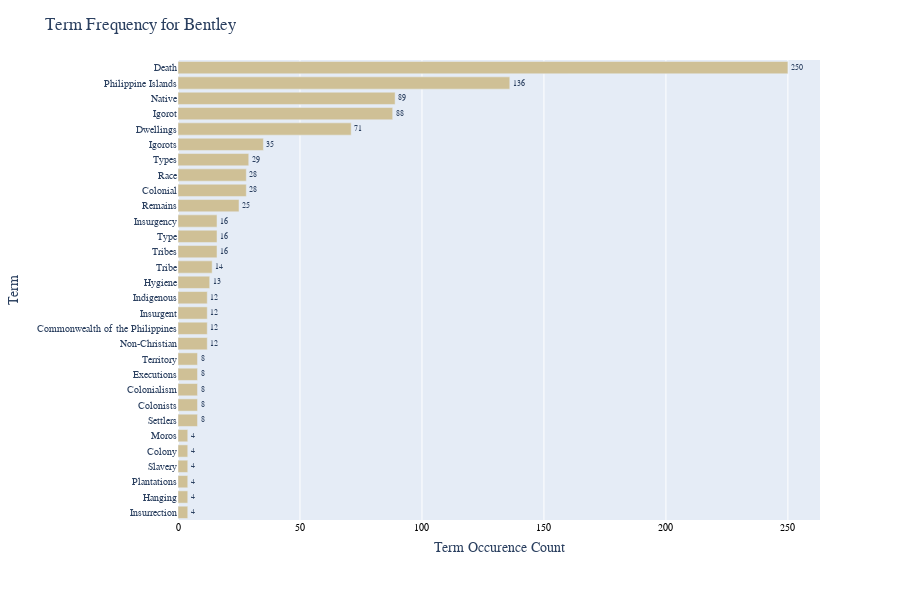

Notebook cell for this chart:
### Markdown cell above
The above shows a basic bar chart, ordered from most frequent
to least frequent term. If looking at multiple groupings, the above
function will create multiple bar charts. 

The following sections demonstrate additional visualizations, for a single grouping
of finding aid data. For the case of multiple groups (or, in our case repositories)
see the additional visualization notebooks.

## Visualization: occurence in a horizontal bar chart

### Code cell
# bar charts for individual repos - horizontal

def visualize_individual_repository_terms_bar_horiz(list_of_dataframes):
    '''
    This function takes a list of strings (list_of_dataframes), which identify the names of dataframes (corresponding to an archival repository),
    then generates a horizontal bar chart to show how many times a list of requested terms appears in the corresponding finding aid documents.
    Requires the calculate_term_frequency function.
    Processes data using pandas and generates charts using plotly (px) & plotly express (pio).
    '''
    for i in range(len(list_of_dataframes)):
        # calculate term frequency
        term_frequency = calculate_term_frequency(matched_results[repo_list[i]], repo_list[i]).sort_values('Total_Frequency', ascending=True)
        term_frequency.head()

        # Visualization in Charts Horizontallly
        fig = px.bar(term_frequency, y='Term', x='Total_Frequency', text='Total_Frequency',
                        color='DataFrame', color_discrete_map=colors, text_auto=True,
                        labels={'Total_Frequency':'Term Occurence Count','DataFrame':'Repository'})
        fig.update_traces(textposition='outside', insidetextanchor='middle', 
                          textfont=dict(family='Arial',size=8))
        fig.update_layout(title_text=f'Term Frequency for { repo_list[i] }', 
                          xaxis_title_standoff=10, height=600, 
                          showlegend=False, font_family=global_font_info['font_family'])
        fig.update_yaxes(tickfont=dict(family='Arial', size=10))
        fig.update_xaxes(tickangle=0, tickfont=dict(family='Arial', color='black', size=10))
        fig.show()
        pio.write_image(fig, f'term_frequency_byrepo_{ repo_list[i] }_horizbar.png', scale=4)

visualize_individual_repository_terms_bar_horiz(repo_list)

### Figure 1 — Plotly figure (JSON) as saved in the notebook; plotly's stock layout.template omitted (floating-point values rounded to 4 significant figures)
{"data": [{"alignmentgroup": "True", "hovertemplate": "Repository=Bentley<br>Term Occurence Count=%{text}<br>Term=%{y}<extra></extra>", "insidetextanchor": "middle", "legendgroup": "Bentley", "marker": {"color": "#CFC096", "pattern": {"shape": ""}}, "name": "Bentley", "offsetgroup": "Bentley", "orientation": "h", "showlegend": true, "text": [4, 4, 4, 4, 4, 4, 8, 8, 8, 8, 8, 12, 12, 12, 12, 13, 14, 16, 16, 16, 25, 28, 28, 29, 35, 71, 88, 89, 136, 250], "textfont": {"family": "Arial", "size": 8}, "textposition": "outside", "texttemplate": "%{x}", "type": "bar", "x": [4, 4, 4, 4, 4, 4, 8, 8, 8, 8, 8, 12, 12, 12, 12, 13, 14, 16, 16, 16, 25, 28, 28, 29, 35, 71, 88, 89, 136, 250], "xaxis": "x", "y": ["Insurrection", "Hanging", "Plantations", "Slavery", "Colony", "Moros", "Settlers", "Colonists", "Colonialism", "Executions", "Territory", "Non-Christian", "Commonwealth of the Philippines", "Insurgent", "Indigenous", "Hygiene", "Tribe", "Tribes", "Type", "Insurgency", "Remains", "Colonial", "Race", "Types", "Igorots", "Dwellings", "Igorot", "Native", "Philippine Islands", "Death"], "yaxis": "y"}], "layout": {"barmode": "relative", "font": {"family": "Georgia"}, "height": 600, "legend": {"title": {"text": "Repository"}, "tracegroupgap": 0}, "margin": {"t": 60}, "showlegend": false, "title": {"text": "Term Frequency for Bentley"}, "xaxis": {"anchor": "y", "domain": [0, 1], "tickangle": 0, "tickfont": {"color": "black", "family": "Arial", "size": 10}, "title": {"standoff": 10, "text": "Term Occurence Count"}}, "yaxis": {"anchor": "x", "domain": [0, 1], "tickfont": {"family": "Arial", "size": 10}, "title": {"text": "Term"}}}}
